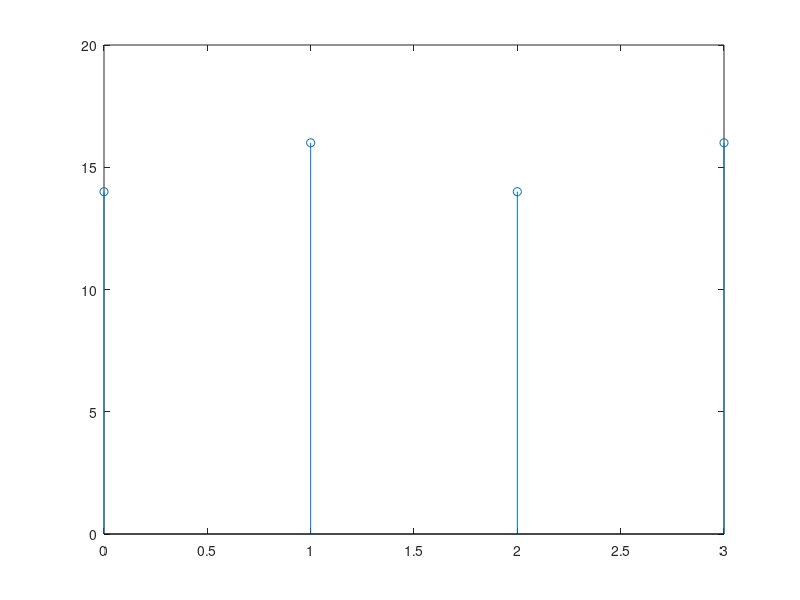

MATLAB code for this plot:
clc;clear all; close all;
x = [2 1 2 1];
h = [1 2 3 4];
m = length(x);
n = length(h);
N = max(m,n);

x = [x,zeros(1,N-m)];
h = [h,zeros(1,N-n)];
for n = 1:N
  Y(n) = 0;
  for i=1:N
    j = n-i+1
    if(j<=0)
    j=N+j;
  end
  Y(n) = [Y(n)+x(i)*h(j)];
  endfor
endfor
n = 0:N-1;
disp(Y);
stem(n,Y);
